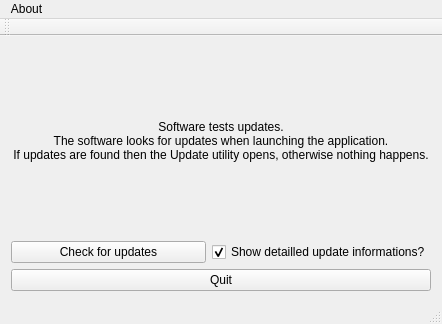
<?xml version="1.0" encoding="UTF-8"?>
<ui version="4.0">
 <class>MainWindow</class>
 <widget class="QMainWindow" name="MainWindow">
  <property name="geometry">
   <rect>
    <x>0</x>
    <y>0</y>
    <width>442</width>
    <height>324</height>
   </rect>
  </property>
  <property name="windowTitle">
   <string>MainWindow</string>
  </property>
  <widget class="QWidget" name="centralWidget">
   <layout class="QGridLayout" name="gridLayout">
    <item row="0" column="0" colspan="2">
     <widget class="QLabel" name="label">
      <property name="text">
       <string>Software tests updates.&lt;br/&gt;The software looks for updates when launching the application.&lt;br/&gt;If updates are found then the Update utility opens, otherwise nothing happens.</string>
      </property>
      <property name="alignment">
       <set>Qt::AlignCenter</set>
      </property>
     </widget>
    </item>
    <item row="2" column="0" colspan="2">
     <widget class="QPushButton" name="quitButton">
      <property name="text">
       <string>Quit</string>
      </property>
     </widget>
    </item>
    <item row="1" column="0">
     <widget class="QPushButton" name="checkUpdateButton">
      <property name="text">
       <string>Check for updates</string>
      </property>
     </widget>
    </item>
    <item row="1" column="1">
     <widget class="QCheckBox" name="checkBox_showDetailledUpdateInformations">
      <property name="text">
       <string>Show detailled update informations?</string>
      </property>
      <property name="checked">
       <bool>true</bool>
      </property>
     </widget>
    </item>
   </layout>
  </widget>
  <widget class="QMenuBar" name="menuBar">
   <property name="geometry">
    <rect>
     <x>0</x>
     <y>0</y>
     <width>442</width>
     <height>20</height>
    </rect>
   </property>
   <widget class="QMenu" name="menuAbout">
    <property name="title">
     <string>About</string>
    </property>
    <addaction name="actionCheck_for_updates_2"/>
   </widget>
   <addaction name="menuAbout"/>
  </widget>
  <widget class="QToolBar" name="mainToolBar">
   <attribute name="toolBarArea">
    <enum>TopToolBarArea</enum>
   </attribute>
   <attribute name="toolBarBreak">
    <bool>false</bool>
   </attribute>
  </widget>
  <widget class="QStatusBar" name="statusBar"/>
  <action name="actionCheck_for_updates">
   <property name="text">
    <string>Check for updates</string>
   </property>
  </action>
  <action name="actionCheck_Updates">
   <property name="text">
    <string>Check Updates</string>
   </property>
  </action>
  <action name="actionCheck_for_updates_2">
   <property name="text">
    <string>Check for updates</string>
   </property>
  </action>
 </widget>
 <layoutdefault spacing="6" margin="11"/>
 <resources/>
 <connections>
  <connection>
   <sender>quitButton</sender>
   <signal>clicked()</signal>
   <receiver>MainWindow</receiver>
   <slot>close()</slot>
   <hints>
    <hint type="sourcelabel">
     <x>177</x>
     <y>241</y>
    </hint>
    <hint type="destinationlabel">
     <x>240</x>
     <y>193</y>
    </hint>
   </hints>
  </connection>
 </connections>
</ui>
